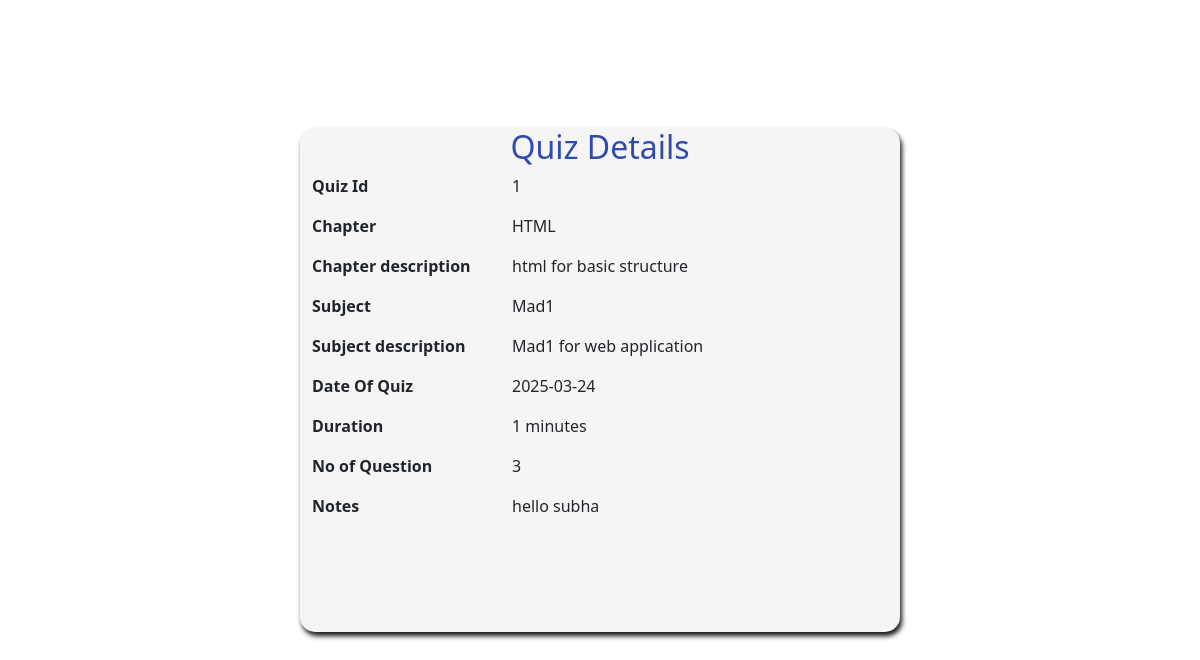
The page /quiz/details/1 on the database its author committed.
### models.py (models this page shows)
class Chapter(db.Model):
    id =db.Column(db.Integer, primary_key=True, autoincrement=True)
    subject_id=db.Column(db.Integer, db.ForeignKey('subject.id', name='FK_chapter_subject_id'), nullable=False)
    name=db.Column(db.String(50), nullable=False)
    description=db.Column(db.String(100), nullable=True)
    quizs=db.relationship('Quiz', backref='chapter', lazy=True)

class Subject(db.Model):
    id =db.Column(db.Integer, primary_key=True, autoincrement=True)
    name= db.Column(db.String(50), nullable=False)
    description=db.Column(db.String(200), nullable=True)
    chapters=db.relationship('Chapter', backref='subject', lazy=True)

class Quiz(db.Model):
    id =db.Column(db.Integer, primary_key=True, autoincrement=True)
    chapter_id=db.Column(db.Integer, db.ForeignKey('chapter.id', name='FK_quiz_chapter_id'), nullable=False)
    date_of_quiz=db.Column(db.Date, nullable=False)
    time_duration= db.Column(db.Integer, nullable=False)
    no_of_questions=db.Column(db.Integer, nullable=True)
    notes=db.Column(db.String(50), nullable=True)
    questions=db.relationship('Question', backref='quiz', lazy=True)
    score=db.relationship('Scores', backref='quiz', lazy=True)

### routes.py (the view)
@app.route('/quiz/details/<int:quiz_id>', methods=['GET'])
def quiz_details(quiz_id):
    quiz= Quiz.query.get_or_404(quiz_id)
    if quiz:
        chapter= Chapter.query.get(quiz.chapter_id)
        subject = Subject.query.get(chapter.subject_id)
        quiz_details ={
            'quiz_id': quiz.id,
            'chapter_name':chapter.name,
            'chapter_description':chapter.description,
            'subject_name':subject.name,
            'subject_description':subject.description,
            'date_of_quiz': quiz.date_of_quiz,
            'time_duration':quiz.time_duration,
            'no_of_questions': quiz.no_of_questions,
            'notes':quiz.notes
        }
        return render_template('quiz_details.html', quiz_details=quiz_details)
    else:
        flash ("Quiz not found", 404)
        return redirect(url_for('quizz'))

### templates/quiz_details.html (shortened to what this page needs)
<!DOCTYPE html>
<html lang="en">
<head>
    <link rel="stylesheet" href="{{ url_for('static', filename= 'style_index.css') }}">
    <link href="https://cdn.jsdelivr.net/npm/bootstrap@5.3.2/dist/css/bootstrap.min.css" rel="stylesheet">
    <link rel="stylesheet" href="https://cdnjs.cloudflare.com/ajax/libs/aos/2.3.4/aos.css">
    <link rel="stylesheet" href="https://cdnjs.cloudflare.com/ajax/libs/font-awesome/6.7.2/css/all.min.css">
    <link href="https://cdn.jsdelivr.net/npm/bootstrap@5.3.3/dist/css/bootstrap.min.css" rel="stylesheet">
</head>
<body>
    <div class="quiz-details" style="width: 100%; height:90vh;">
        <div class="container mt-5" id="quiz-details">
        <h2 class="quiz-card-title">Quiz Details</h2>
        <div class="quiz-inner" id="quiz-inner">
        <div class="row mb-3">
            <div class="col-md-4 font-weight-bold" style="font-weight: bold;">Quiz Id</div>
            <div class="col-md-8">{{ quiz_details.quiz_id }}</div>
        </div>
        <div class="row mb-3">
            <div class="col-md-4 font-weight-bold" style="font-weight: bold;">Chapter</div>
            <div class="col-md-8">{{ quiz_details.chapter_name }}</div>
        </div>
        <div class="row mb-3">
            <div class="col-md-4 font-weight-bold" style="font-weight: bold;">Chapter description</div>
            <div class="col-md-8">{{ quiz_details.chapter_description }}</div>
        </div>
        <div class="row mb-3">
            <div class="col-md-4 font-weight-bold" style="font-weight: bold;">Subject</div>
            <div class="col-md-8">{{ quiz_details.subject_name }}</div>
        </div>
        <div class="row mb-3">
            <div class="col-md-4 font-weight-bold" style="font-weight: bold;">Subject description</div>
            <div class="col-md-8">{{ quiz_details.subject_description }}</div>
        </div>
        <div class="row mb-3">
            <div class="col-md-4 font-weight-bold" style="font-weight: bold;">Date Of Quiz</div>
            <div class="col-md-8">{{ quiz_details.date_of_quiz }}</div>
        </div>
        <div class="row mb-3">
            <div class="col-md-4 font-weight-bold" style="font-weight: bold;">Duration</div>
            <div class="col-md-8">{{ quiz_details.time_duration }} minutes</div>
        </div>
        <div class="row mb-3">
            <div class="col-md-4 font-weight-bold" style="font-weight: bold;">No of Question</div>
            <div class="col-md-8">{{ quiz_details.no_of_questions }}</div>
        </div>
        <div class="row mb-3">
            <div class="col-md-4 font-weight-bold" style="font-weight: bold;">Notes</div>
            <div class="col-md-8">{{ quiz_details.notes }}</div>
        </div>
        </div>
        </div>
    </div>
</body>
</html>

### static/style_index.css (style rules this page uses)
body,html { height: 100%; margin: 0%; padding: 0%; background: none !important; }
.quiz-details #quiz-details { position: relative; background-color:whitesmoke ; border-radius:1px white ; box-shadow: 2px 4px 5px rgb(22, 22, 22); height: 70%; width: 50%; top:17%; border-radius: 15px; backdrop-filter: blur; top:5rem; text-align: left; }
#quiz-details .quiz-card-title { color: #314aae; text-align: center; }

### rows shown on the page
Chapter: chapter_name "HTML", chapter_description "html for basic structure"
Subject: subject_name "Mad1", subject_description "Mad1 for web application"
Quiz: date_of_quiz "2025-03-24", notes "hello subha"

### other values the page prints
{{ quiz_details.quiz_id }} "1"
{{ quiz_details.time_duration }} "1"
{{ quiz_details.no_of_questions }} "3"
